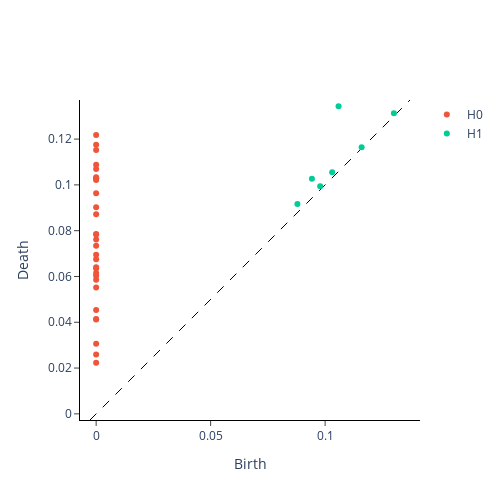

Source (notebook cell):
### Markdown cell above
In the plot below for a single window, the generators of each homology dimension $H_0$ and $H_1$ are coloured differently:

### Code cell
VR.plot(diagrams, sample=window_num)
